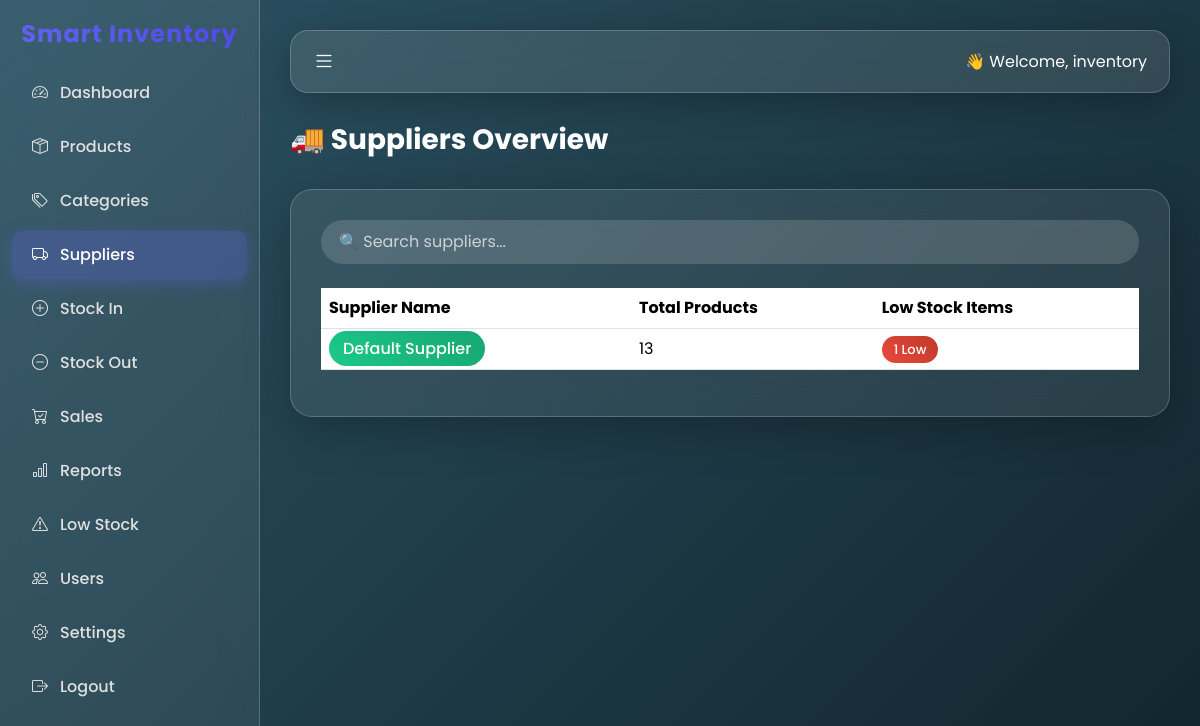
Page /suppliers/ (signed in) on the committed database.
### inventory_app/models.py (models this page shows, shortened)
class Product(models.Model):
    name = models.CharField(max_length=200)
    sku = models.CharField(max_length=50, unique=True)
    category = models.ForeignKey(
        Category,
        on_delete=models.CASCADE,
        related_name="products"
    )
    supplier = models.CharField(max_length=100, default="Default Supplier")
    price = models.DecimalField(max_digits=10, decimal_places=2)
    current_stock = models.PositiveIntegerField(default=0)
    reorder_level = models.PositiveIntegerField(default=10)
    created_at = models.DateTimeField(auto_now_add=True)
    class Meta:
        ordering = ['name']

### inventory_app/views.py (the view)
# urls.py: path('suppliers/', views.supplier_list, name='supplier_list'),
@login_required
def supplier_list(request):
    suppliers = (
        Product.objects
        .values('supplier')
        .annotate(
            total_products=Count('id'),
            low_stock_count=Count(
                'id',
                filter=Q(current_stock__lte=F('reorder_level'))
            )
        )
        .order_by('supplier')
    )
    return render(request, 'suppliers.html', {
        'suppliers': suppliers
    })

### inventory_app/templates/suppliers.html (shortened to what this page needs)
{% extends 'base.html' %}
{% block content %}
<div class="fade-in">
<div class="d-flex justify-content-between align-items-center mb-4">
    <h3 class="fw-bold">🚚 Suppliers Overview</h3>
</div>
<div class="card-container">
    <div class="mb-4">
        <input type="text" id="searchInput"
               class="form-control search-box"
               placeholder="🔍 Search suppliers..."
               onkeyup="searchSupplier()">
    </div>
    <div class="table-responsive">
        <table class="table table-hover align-middle" id="supplierTable">
            <thead>
                <tr>
                    <th>Supplier Name</th>
                    <th>Total Products</th>
                    <th>Low Stock Items</th>
                </tr>
            </thead>
            <tbody>
                {% for supplier in suppliers %}
                <tr>
                    <td>
                        <span class="supplier-badge text-white">
                            {{ supplier.supplier }}
                        </span>
                    </td>
                    <td>{{ supplier.total_products }}</td>
                    <td>
                        {% if supplier.low_stock_count > 0 %}
                            <span class="low-stock-badge text-white">
                                {{ supplier.low_stock_count }} Low
                            </span>
                        {% else %}
                            <span class="good-badge text-white">
                                All Good
                            </span>
                        {% endif %}
                    </td>
                </tr>
                {% empty %}
                <tr>
                    <td colspan="3" class="text-center empty-state">
                        🚫 No suppliers available.
                    </td>
                </tr>
                {% endfor %}
            </tbody>
        </table>
    </div>
</div>
</div>
{% endblock %}

### inventory_app/templates/base.html (shortened to what this page needs)
<!DOCTYPE html>
<html>
<head>
    <link href="https://cdn.jsdelivr.net/npm/bootstrap@5.3.2/dist/css/bootstrap.min.css" rel="stylesheet">
    <link href="https://cdn.jsdelivr.net/npm/bootstrap-icons/font/bootstrap-icons.css" rel="stylesheet">
</head>
<body>
<div class="sidebar">
    <h4>Smart Inventory</h4>
    <a href="{% url 'dashboard' %}" class="{% if request.resolver_match.url_name == 'dashboard' %}active{% endif %}">
        <i class="bi bi-speedometer2"></i><span>Dashboard</span>
    </a>
    <a href="{% url 'product_list' %}" class="{% if request.resolver_match.url_name == 'product_list' %}active{% endif %}">
        <i class="bi bi-box-seam"></i><span>Products</span>
    </a>
    <a href="{% url 'category_list' %}" class="{% if request.resolver_match.url_name == 'category_list' %}active{% endif %}">
        <i class="bi bi-tags"></i><span>Categories</span>
    </a>
    <a href="{% url 'supplier_list' %}" class="{% if request.resolver_match.url_name == 'supplier_list' %}active{% endif %}">
        <i class="bi bi-truck"></i><span>Suppliers</span>
    </a>
    <a href="{% url 'stock_in' %}" class="{% if request.resolver_match.url_name == 'stock_in' %}active{% endif %}">
        <i class="bi bi-plus-circle"></i><span>Stock In</span>
    </a>
    <a href="{% url 'stock_out' %}" class="{% if request.resolver_match.url_name == 'stock_out' %}active{% endif %}">
        <i class="bi bi-dash-circle"></i><span>Stock Out</span>
    </a>
    <a href="{% url 'sale_history' %}" class="{% if request.resolver_match.url_name == 'sale_history' %}active{% endif %}">
        <i class="bi bi-cart-check"></i><span>Sales</span>
    </a>
    <a href="{% url 'reports' %}" class="{% if request.resolver_match.url_name == 'reports' %}active{% endif %}">
        <i class="bi bi-bar-chart"></i><span>Reports</span>
    </a>
    <a href="{% url 'low_stock' %}" class="{% if request.resolver_match.url_name == 'low_stock' %}active{% endif %}">
        <i class="bi bi-exclamation-triangle"></i><span>Low Stock</span>
    </a>
    <a href="{% url 'user_list' %}">
        <i class="bi bi-people"></i><span>Users</span>
    </a>
    <a href="{% url 'settings' %}">
        <i class="bi bi-gear"></i><span>Settings</span>
    </a>
    <a href="{% url 'logout' %}">
        <i class="bi bi-box-arrow-right"></i><span>Logout</span>
    </a>
</div>
<div class="content">
    <div class="topbar d-flex justify-content-between align-items-center">
        <div>
            <i class="bi bi-list toggle-btn" onclick="toggleSidebar()"></i>
        </div>
        <div>
            👋 Welcome, {{ request.user.username }}
        </div>
    </div>
    {% block content %}{% endblock %}
</div>
</body>
</html>

### inventory_app/templates/base.html (style rules this page uses)
* { font-family: 'Poppins', sans-serif; }
body { overflow-x: hidden; background: linear-gradient(-45deg, #141E30, #243B55, #0f2027, #2c5364); background-size: 400% 400%; animation: gradientBG 18s ease infinite; color: white; }
.sidebar { height: 100vh; width: 260px; position: fixed; backdrop-filter: blur(18px); background: rgba(255, 255, 255, 0.07); border-right: 1px solid rgba(255,255,255,0.2); padding-top: 20px; transition: 0.4s ease; }
.sidebar h4 { font-weight: 700; letter-spacing: 1px; text-align: center; margin-bottom: 20px; background: linear-gradient(45deg, #6366f1, #4f46e5); background-clip: text; -webkit-background-clip: text; color: transparent; -webkit-text-fill-color: transparent; }
.sidebar a { color: #e0e0e0; display: flex; align-items: center; gap: 12px; padding: 12px 20px; text-decoration: none; transition: 0.3s ease; border-radius: 10px; margin: 6px 12px; font-weight: 500; }
.sidebar a.active { background: rgba(99,102,241,0.25); color: white; box-shadow: 0 4px 15px rgba(99,102,241,0.3); }
.content { margin-left: 260px; padding: 30px; transition: 0.4s ease; }
.topbar { backdrop-filter: blur(15px); background: rgba(255,255,255,0.1); padding: 14px 22px; margin-bottom: 30px; border-radius: 18px; border: 1px solid rgba(255,255,255,0.2); box-shadow: 0 10px 35px rgba(0,0,0,0.25); animation: fadeDown 0.6s ease; }
.toggle-btn { cursor: pointer; font-size: 22px; transition: 0.3s; }

### inventory_app/templates/suppliers.html (style rules this page uses)
.fade-in { animation: fadeIn 0.6s ease-in-out; }
.card-container { backdrop-filter: blur(18px); background: rgba(255,255,255,0.08); border: 1px solid rgba(255,255,255,0.2); padding: 30px; border-radius: 22px; box-shadow: 0 12px 45px rgba(0,0,0,0.25); color: white; }
.table { color: white; }
.table thead { background: rgba(255,255,255,0.15); }
.table-hover tbody tr { transition: all 0.25s ease; }
.supplier-badge { background: linear-gradient(45deg, #1cc88a, #17a673); padding: 6px 14px; border-radius: 20px; font-weight: 500; }
.low-stock-badge { background: linear-gradient(45deg, #e74a3b, #c0392b); padding: 4px 12px; border-radius: 20px; font-size: 13px; font-weight: 500; }
.search-box { background: rgba(255,255,255,0.15); border: none; border-radius: 30px; padding: 10px 18px; color: white; }
.search-box::placeholder { color: rgba(255,255,255,0.7); }

### rows in the picture
Product: supplier "Default Supplier", total_products "13", low_stock_count "1"

### other values in the picture
{{ request.user.username }} "inventory"
